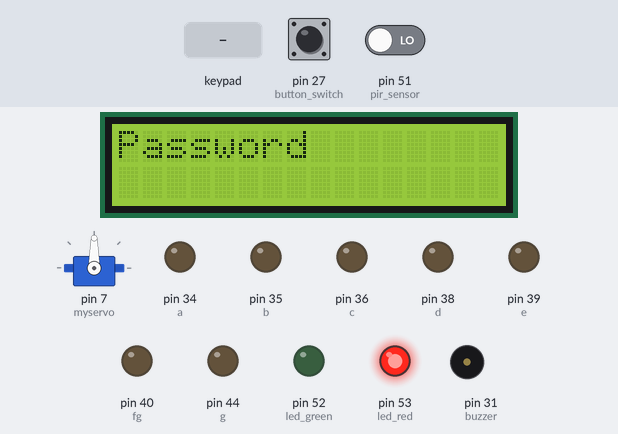
A sketch run on a simulated Arduino Mega 2560, built with avr-gcc and run on an emulated ATmega2560. Parts: 16×2 character LCD, servo, output pins drawn as LEDs (lit = HIGH), buzzer (waves = sounding). Inputs (shaded band) come from the test bench; at power-on: pin 51 (pir_sensor) LOW, pin 27 (button_switch) LOW.

Above: at 1.2 s.
1.3 s: keypad keys * 9 # # pressed 0.4 s apart
At 1.5 s:
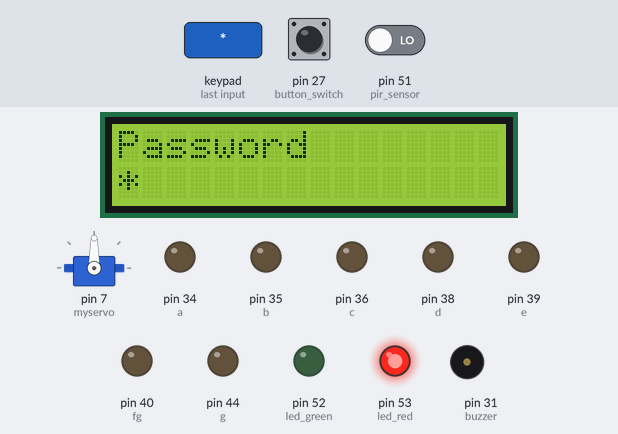
4.4 s: pin 51 (pir_sensor) driven HIGH
At 4.68 s:
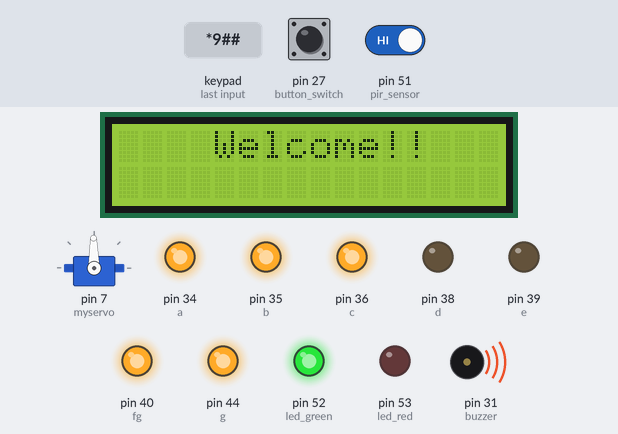
6.6 s: pin 51 (pir_sensor) driven LOW
At 7.9 s:
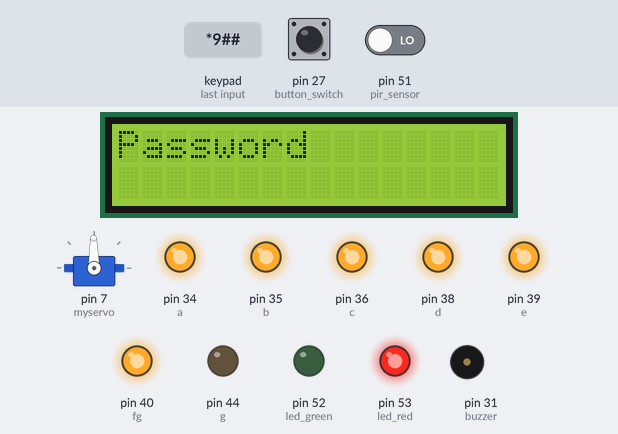
8.2 s: keypad keys 6 5 4 3 pressed 0.4 s apart
At 9.56 s:
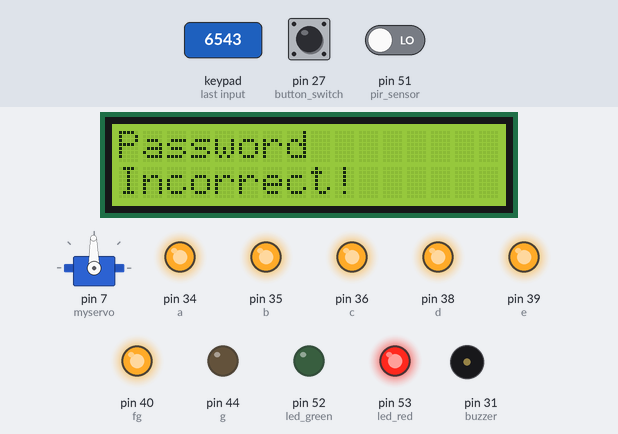
11.5 s: keypad keys * 9 # # # pressed 0.4 s apart
At 12.5 s:
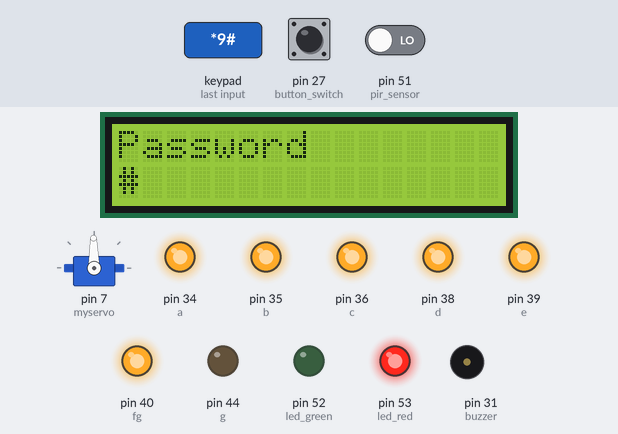
15.0 s: pin 51 (pir_sensor) driven HIGH
At 18.2 s:
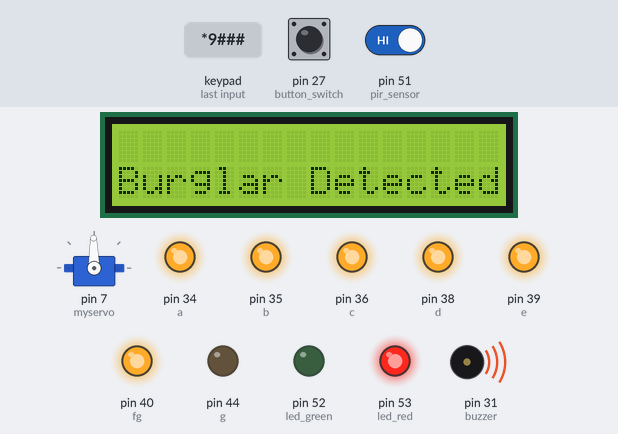
Timing chart, 0 to 19.0 s (numbered marks = the images above; inputs shaded):
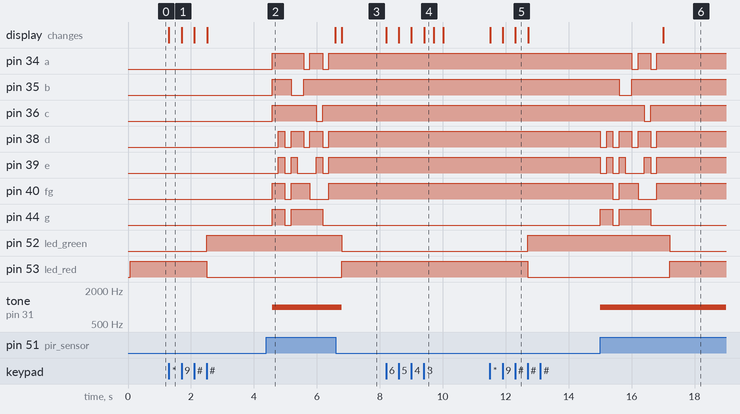

The sketch:

Home_Automation_Main.ino
```cpp
#include<LiquidCrystal.h>
#include<Keypad.h>
#include<Servo.h>

Servo myservo;

LiquidCrystal lcd(13,12,11,10,9,8);

char HexKeys[4][3]={
  {'1','2','3'},
  {'4','5','6'},
  {'7','8','9'},
  {'*','0','#'}
};

byte rowPins[4]={6,5,4,3};
byte colPins[3]={22,23,24};

Keypad customKeypad = Keypad(makeKeymap(HexKeys), rowPins, colPins, 4, 3);

int matrix[][7]={
  {1,1,1,1,1,1,0},
  {0,1,1,0,0,0,0},
  {1,1,0,1,1,0,1},
  {1,1,1,1,0,0,1},
  {0,1,1,0,0,1,1},
  {1,0,1,1,0,1,1},
  {1,0,1,1,1,1,1},
  {1,1,1,0,0,0,0},
  {1,1,1,1,1,1,1},
  {1,1,1,0,0,1,1}
};

int buzzer = 31;
int pir_sensor = 51;
int button_switch = 27;
int _try_=4, f=0, entry=0, n=9, alarm=0;
int led_red=53, led_green=52, valid=0;
int a=34, b=35, c=36, d=38, e=39, fg=40, g=44;

void setup() {
  lcd.begin(16,2);
  pinMode(buzzer,OUTPUT);
  pinMode(led_red,OUTPUT);
  pinMode(led_green,OUTPUT);
  pinMode(a,OUTPUT);
  pinMode(b,OUTPUT);
  pinMode(c,OUTPUT);
  pinMode(d,OUTPUT);
  pinMode(e,OUTPUT);
  pinMode(fg,OUTPUT);
  pinMode(g,OUTPUT);
  myservo.attach(7);
  Serial1.begin(9600);
}

void loop() {
  char arr[4];
  char password[4]="*9##";

  clearLCD(1);

  if(!entry){
    digitalWrite(led_red,HIGH);
    digitalWrite(led_green,LOW);
    lcd.setCursor(0,0);
    _try_=1;
    lcd.print("Password");
    n=9;
  }
  else{
    if(n>=0){
      digitalWrite(led_red,LOW);
      digitalWrite(led_green,HIGH);
      lcd.setCursor(0,0);
      lcd.print("    Welcome!!");
    }

    if(!alarm){
       if(digitalRead(pir_sensor)==HIGH){
          activateSensorAlarm();
          counter();
       }
    }
    else{
      n=9;
      Serial1.write('H');
    }

    if(n<0){
      clearLCD(0);
      lcd.setCursor(0,1);
      lcd.print("Burglar Detected");
      delay(200);
      digitalWrite(led_red,HIGH);
      digitalWrite(led_green,LOW);
      Serial1.write('L');

      if(digitalRead(pir_sensor)==LOW){
        noTone(buzzer);
        entry=0;
        f=1;
      }
    }
  }

  while(_try_<=3){
    int i=0;
    f=0;
    char key;

    while(i<4){
      key=customKeypad.getKey();
      if(key){
        arr[i]=key;
        lcd.setCursor(0,1);
        lcd.print(arr[i]);
        i++;
      }
    }

    for(int j=0; j<4; j++){
      if(arr[j]!=password[j]){
        clearLCD(1);

        f=1;
        lcd.setCursor(0,1);
        lcd.print("Incorrect!");
        delay(300);

        clearLCD(1);

        lcd.setCursor(0,1);
        if(_try_==3){
          lcd.print("0 times left!");
          delay(500);
          lcd.clear();
          lcd.setCursor(0,1);
          lcd.print("Burglar Detected!");
          activateAlarm(2);
          clearLCD(1);
          break;
        }
        lcd.print(String("More ")+String(3-_try_)+String(" Times!"));
        delay(300);

        clearLCD(1);

        break;
      }
    }
    if(!f){
      break;
    }
    _try_++;
  }

  if(!f && entry==0){
    digitalWrite(led_red,LOW);
    digitalWrite(led_green,HIGH);
    lcd.clear();
    lcd.setCursor(0,0);
    lcd.print("    Welcome!!");
    delay(200);
    openDoor();
    delay(50);
    closeDoor();
    _try_=4;
    entry=1;
  }
}

void clearLCD(int line){
  for(int i=0; i<16; i++){
    lcd.setCursor(i,line);
    lcd.print(" ");
  }
}

void activateAlarm(int n){
  for(int j=0; j<n; j++){
    tone(buzzer,1000);
    delay(1000);
    noTone(buzzer);
  }
}

void openDoor(){
  for(int i=90; i<180; i++){
      myservo.write(i);
      delay(10);
  }
}

void closeDoor(){
  for(int i=180; i>90; i--){
      myservo.write(i);
      delay(10);
  }
}

void activateSensorAlarm(){
    tone(buzzer,1000);
}

void counter(){
  for(; n>=0; n--){
    digitalWrite(a,matrix[n][0]);
    digitalWrite(b,matrix[n][1]);
    digitalWrite(c,matrix[n][2]);
    digitalWrite(d,matrix[n][3]);
    digitalWrite(e,matrix[n][4]);
    digitalWrite(fg,matrix[n][5]);
    digitalWrite(g,matrix[n][6]);
    delay(200);

    if(digitalRead(button_switch)==HIGH || digitalRead(pir_sensor)==LOW){
      alarm=1;
      noTone(buzzer);
      break;
    }
  }
}
```

Measured:
- after the input at 1.3 s, pin 52 (led_green): LOW → HIGH after 1.2 s; pin 53 (led_red): HIGH → LOW after 1.2 s; servo on pin 7 (myservo): rises from 90° to 180° in 0.95 s, then falls to 108° in 0.73 s; the display: changes at once (image 1)
- after the input at 4.4 s, pin 34 (a): goes HIGH 1.0 s, LOW 0.20 s, HIGH 0.40 s, LOW 0.20 s, then HIGH, starting after 0.18 s; pin 35 (b): LOW → HIGH after 0.18 s, → LOW 0.60 s later, → HIGH 0.40 s later
- after the input at 6.6 s, tone on pin 31 (buzzer): 1000 Hz → silent after 0.19 s; the display: changes after 0.19 s (image 3)
- after the input at 8.2 s, the display: first changes at once (image 4 shows a later state)
- after the input at 11.5 s, pin 52 (led_green): LOW → HIGH after 1.2 s; pin 53 (led_red): HIGH → LOW after 1.2 s; the display: first changes at once (image 5 shows a later state)
- after the input at 15.0 s, pin 34 (a): alternates HIGH for 0.40 s and LOW for 0.20 s, 4 changes in all, then stays HIGH, starting after 1.0 s; pin 35 (b): HIGH → LOW after 0.60 s, → HIGH 0.40 s later
